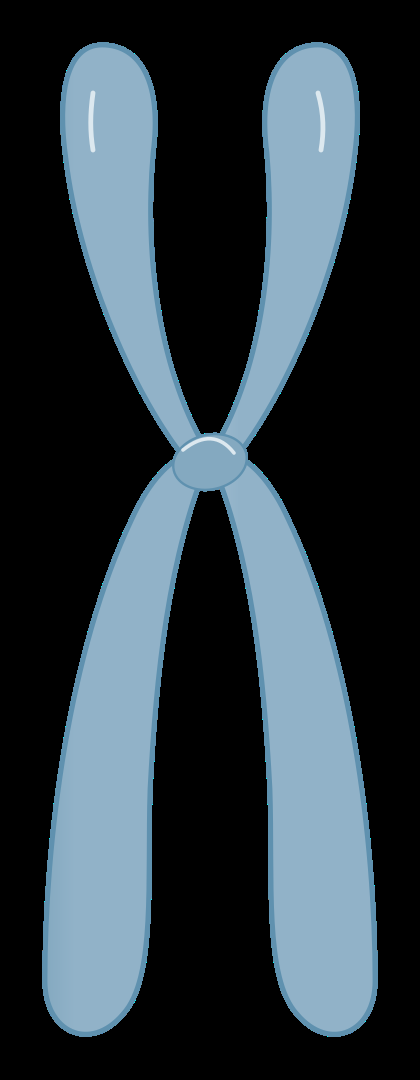
#> input picture assets/examples/blue-chromosome/asset.png, 420 x 1080 px
$ python -i asset_tool.py   (imports and definitions only)
#> lines starting #> are read from the running program, lines starting #| are printed output that depends on the picture
#!/usr/bin/env python3
"""Initialize, inspect, render, and recolor native scientific SVG assets."""

from __future__ import annotations

import argparse
from copy import deepcopy
import hashlib
import importlib.util
import json
import math
from pathlib import Path
import re
import shutil
import subprocess
import sys
from xml.etree import ElementTree as ET

SVG = "http://www.w3.org/2000/svg"
# [1 line not run here, left out]
ROLES = ("body", "body_light", "body_shadow", "outline", "detail", "highlight", "accent", "muted", "field", "guide")
PRESET_VALUES = {
    "warm-gold": ("#D4B66C", "#E3C98A", "#B39857", "#AC8E4C", "#BDA67B", "#F2E0AD", "#D6655B", "#C4B99F", "#EEE9DE", "#9C9D94"),
    "slate-blue": ("#719AB1", "#ADC9D7", "#4E758C", "#43657A", "#6E8D9C", "#D4E4EC", "#D2876F", "#ADBCC4", "#ECF1F4", "#8D9AA2"),
    "teal": ("#78A79A", "#AFCDC3", "#527D72", "#436E62", "#709288", "#DCECE6", "#CD8974", "#AFBFB8", "#EDF3EF", "#91A29B"),
    "neutral": ("#A8A69E", "#D0CEC6", "#85837B", "#706E67", "#96938A", "#E7E5DF", "#AD8074", "#C0BDB4", "#F0EFEA", "#9D9B93"),
}
PAINT = {"fill", "stroke", "stop-color", "color"}
ROLE_ATTRS = {"data-fill-role": "fill", "data-stroke-role": "stroke", "data-stop-role": "stop-color"}


def preset(name):
    return {"name": name, "colors": dict(zip(ROLES, PRESET_VALUES[name]))}


def emit(value):
    print(json.dumps(value, ensure_ascii=False, indent=2))


# [5 lines left out: function write_text, not called in this run]


def write_json(path, value, force=False):
    write_text(path, json.dumps(value, ensure_ascii=False, indent=2)+"\n", force)


def parse_svg(path):
    raw = Path(path).read_bytes()
    if len(raw) > 25_000_000:
        raise ValueError("SVG exceeds the 25 MB inspection limit")
    if re.search(br"<!\s*(?:DOCTYPE|ENTITY)\b", raw, re.I):
        raise ValueError("DTD/entity declarations are not accepted")
    if re.search(br"<\?xml-stylesheet\b", raw, re.I):
        raise ValueError("XML stylesheet processing instructions are not accepted")
    root = ET.fromstring(raw)
    if root.tag != "{"+SVG+"}svg":
        raise ValueError("Expected an SVG root in the SVG namespace")
    return root


# [5 lines left out: function numeric, not called in this run]


def inspect_svg(path):
    errors, warnings = [], []
    try:
        root = parse_svg(path)
    except (OSError, ET.ParseError, ValueError) as exc:
        return {"ok": False, "errors": [str(exc)], "warnings": [], "scientific_review": "not performed by this script"}
    try:
        view = [float(v) for v in re.split(r"[\s,]+", root.get("viewBox", "").strip())]
        if len(view) != 4 or not all(math.isfinite(v) for v in view) or view[2] <= 0 or view[3] <= 0:
            raise ValueError
    except ValueError:
        errors.append("viewBox must contain four finite numbers with positive width/height")
        view = None
    ids, references, groups, role_count = set(), [], 0, 0
    for node in root.iter():
        local = node.tag.split("}")[-1] if isinstance(node.tag, str) else ""
        if local.lower() in {"image", "script", "foreignobject", "iframe", "object", "embed", "animate", "animatetransform", "animatemotion", "animatecolor", "discard", "set"}:
            errors.append(f"Forbidden element for static native-vector assets: {local}")
        if local == "style":
            errors.append("Expand stylesheet rules to explicit SVG attributes before delivery")
        identifier = node.get("id")
        if identifier:
            if identifier in ids:
                errors.append(f"Duplicate ID: {identifier}")
            ids.add(identifier)
        if local == "g" and identifier:
            groups += 1
        if local == "use":
            warnings.append("Expand reusable instances if the user needs independent part editing")
        for key, value in node.attrib.items():
            key_local = key.split("}")[-1]
            if key_local.lower().startswith("on"):
                errors.append("Event handlers are not accepted")
            if key_local in {"href", "src"}:
                if value.startswith("#"):
                    references.append(value[1:])
                else:
                    errors.append("External or embedded href/src resource is not accepted")
            if "var(" in value.lower() or "@import" in value.lower() or "expression(" in value.lower():
                errors.append("Resolve CSS variables/imports/expressions before delivery")
            for match in re.findall(r"url\(\s*(['\"]?)(.*?)\1\s*\)", value, re.I):
                target = match[1].strip()
                if target.startswith("#"):
                    references.append(target[1:])
                else:
                    errors.append("External paint/filter resource is not accepted")
            if key in ROLE_ATTRS:
                role_count += 1
            if key_local == "style" and re.search(r"(?:^|;)\s*background(?:-color)?\s*:", value, re.I):
                errors.append("Remove CSS canvas backgrounds")
        if local == "rect" and view:
            vx, vy, vw, vh = view
            x, y = numeric(node.get("x", "0")), numeric(node.get("y", "0"))
            width = vw if node.get("width") == "100%" else numeric(node.get("width"))
            height = vh if node.get("height") == "100%" else numeric(node.get("height"))
            fill = node.get("fill", "black").lower()
            opacity = numeric(node.get("opacity", "1"))
            fill_opacity = numeric(node.get("fill-opacity", "1"))
            if None not in (x, y, width, height) and x <= vx and y <= vy and x+width >= vx+vw and y+height >= vy+vh and fill not in {"none", "transparent"} and opacity != 0 and fill_opacity != 0:
                errors.append("A filled rectangle covers the full canvas; remove the background")
    if not groups:
        errors.append("Provide at least one named editable group")
    unresolved = sorted(set(references)-ids)
    if unresolved:
        errors.append("Unresolved internal references: "+", ".join(unresolved))
    if not role_count:
        warnings.append("No palette-role tags; add them before using recolor")
    return {"ok": not errors, "errors": sorted(set(errors)), "warnings": sorted(set(warnings)), "named_groups": groups, "ids": len(ids), "palette_bindings": role_count, "native_vector_structure": not errors, "transparency": "requires actual PNG render check", "scientific_review": "not performed by this script"}


# [60 lines left out: functions load_palette, geometry_digest, recolor, png_inspection, not called in this run]


def render(source, output, width=720, force=False, qa_path=None):
    qa = inspect_svg(source)
    if not qa["ok"]:
        raise ValueError("SVG failed inspection: "+"; ".join(qa["errors"]))
    output = Path(output)
    if not force and (output.exists() or (qa_path and Path(qa_path).exists())):
        raise FileExistsError("Output/QA already exists; choose a new version or use --force")
    output.parent.mkdir(parents=True, exist_ok=True)
    binary = shutil.which("rsvg-convert")
    if binary:
        subprocess.run([binary, "--width", str(width), "--output", str(output), str(source)], check=True, capture_output=True, timeout=45)
        renderer = "rsvg-convert"
    elif importlib.util.find_spec("cairosvg"):
        import cairosvg
        cairosvg.svg2png(url=str(source), write_to=str(output), output_width=width)
        renderer = "cairosvg"
    else:
        raise ValueError("No renderer available; install rsvg-convert or CairoSVG")
    raster = png_inspection(output)
    result = {"ok": qa["ok"] and raster["ok"], "renderer": renderer, "svg": qa, "png": raster, "image_generation": "not performed by the local renderer", "scientific_review": "agent/human inspection required"}
    if qa_path:
        write_json(qa_path, result, force)
    return result


# [45 lines left out: functions init_asset, main, not called in this run]


# [2 lines not run here, left out]

>>> import cv2
>>> picture = cv2.imread('../assets/examples/blue-chromosome/asset.png', cv2.IMREAD_GRAYSCALE)
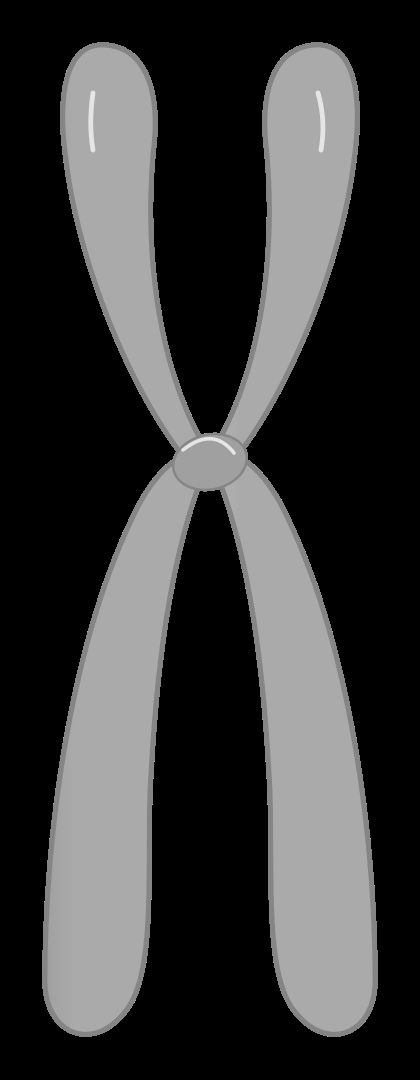
#> picture: shape (1080, 420); min 0, max 229, mean 56.8
>>> result = render(picture, 'out.png')
#> (the run stopped early here; a loop or call above may not have finished)
